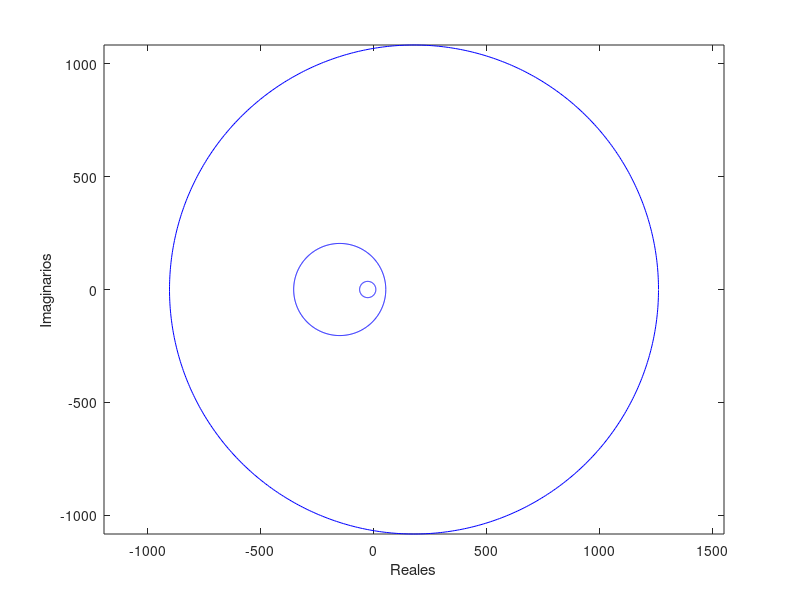

Here is the MATLAB script that generated this plot: (Note: this script raises an error after producing the figure.)
% Ejercicio 5
A = [-149,-50,-154;537,180,546;-27,-9,-25]


% Calculo de los discos de Gershgorin para buscar un buen u para el metodo de potencia inversa desplazado
t=0:0.01:2*pi;

% Fila 1

R = 50+154;

x = R*cos(t) - 149;
y = R*sin(t);

plot(x,y,'-b')

hold on
% Fila 2

R=537+546;

x = R*cos(t) + 180;
y = R*sin(t);

plot(x,y,'-b')
hold on

% Fila 3

R = 27+9;

x = R*cos(t) - 25;
y = R*sin(t);

plot(x,y,'-b')
hold on

axis equal

xlabel('Reales')
ylabel('Imaginarios')

% Autovalor 1

[k,x,r] = potenciaInversaDesplazada(A,[1;1;1],1000,10^-6,-200);

autovalor1 = r
autovectorAsociado = x

% Autovalor 2
[k,x,r] = potenciaInversaDesplazada(A,[1;1;1],1000,10^-6,180);

autovalor2 = r
autovectorAsociado = x

% Autovalor 3
[k,x,r] = potenciaInversaDesplazada(A,[1;1;1],1000,10^-6,10);

autovalor3 = r
autovectorAsociado = x

AutovaloresConEig = eig(A)
